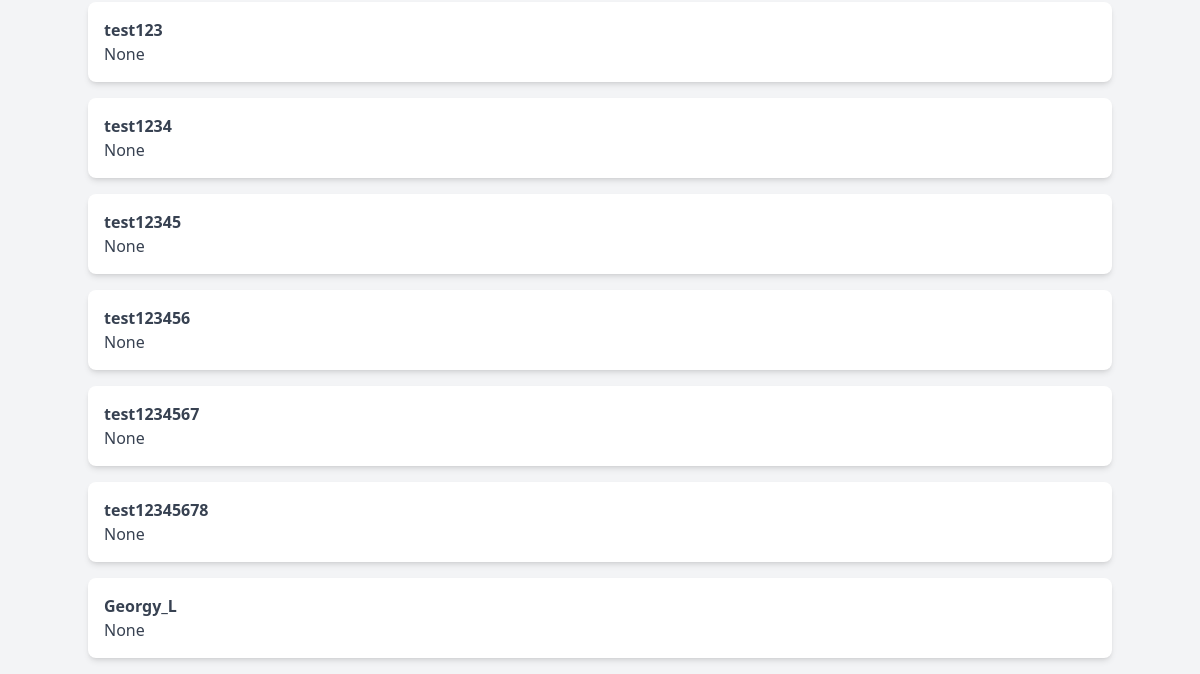
The app's page /users/ (lower part), older data.
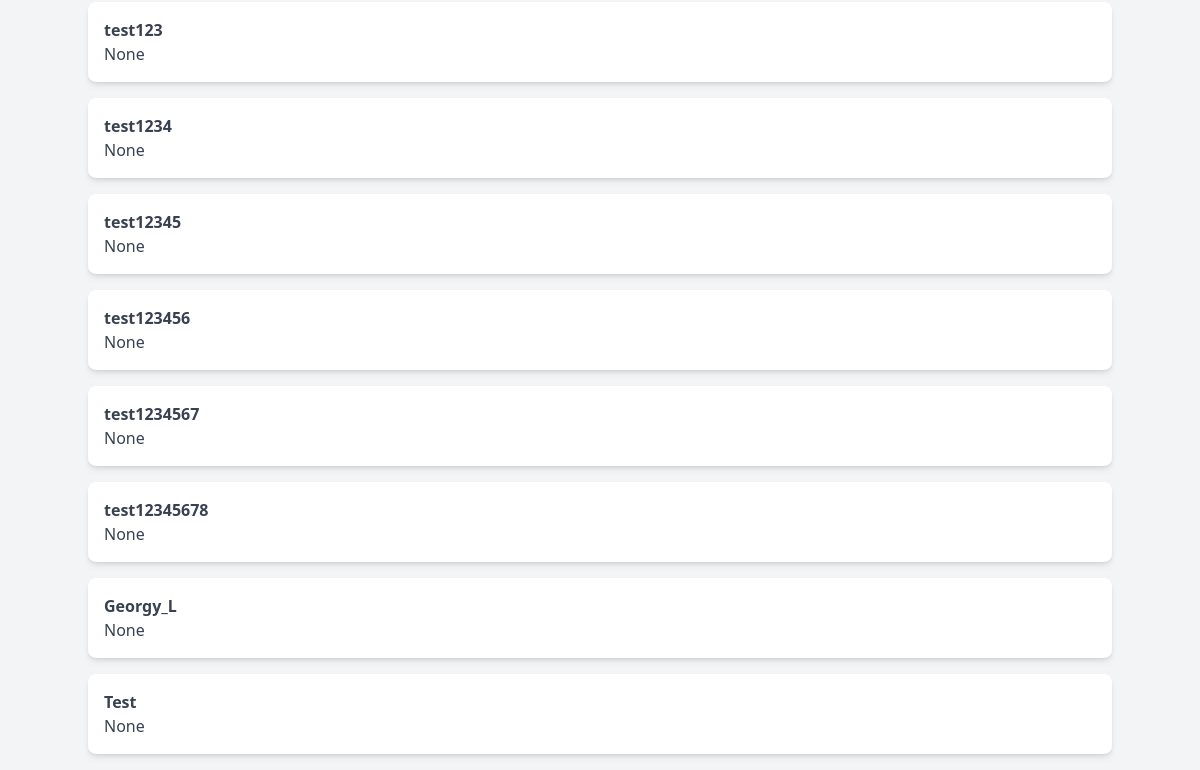
The same page, newer data.
### app/models.py (models this page shows)
class User(Base):
    __tablename__ = 'users'
    id = Column(Integer, primary_key=True, index=True)
    username = Column(String, unique=True, index=True)
    avatar_url = Column(String)
    bio = Column(Text)
    email = Column(String, unique=True, index=True)
    hashed_password = Column(String)
    tags = relationship("Tag", secondary=user_tag_association, back_populates="users")

### app/api/users.py (the view)
@router.get("/users/")
async def get_users(request: Request, db: Session = Depends(get_db)):
    all_users = db.query(models.User).all()
    print(all_users)
    context = {"request": request, "users": all_users}
    return templates.TemplateResponse("users.html", context)

### app/templates/users.html (shortened to what this page needs)
{% extends 'base.html' %}
{% block content %}
<main class="container mx-auto mt-8">
    <ul>
        {% for user in users %}
        <li class="mb-4">
            <div class="bg-white rounded-lg p-4 shadow-md">
                <strong class="text-gray-700">{{ user.username }}</strong>
                <p class="text-gray-700">{{ user.bio }}</p>
            </div>
        </li>
        {% endfor %}
    </ul>
</main>
{% endblock %}

Row changes from the older to the newer data that the page shows:
added User: username "Test", bio "None"
